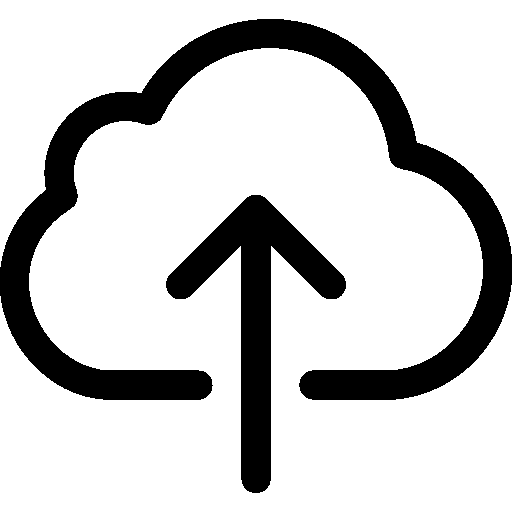
%> input picture Challenge/126477.png, 512 x 512 px
$ octave --eval "detectSIFTFeatures(imread('126477.png'));"   (GNU Octave 9; MATLAB toolbox functions it lacks are replaced by stand-ins)
%> lines starting %> are read from the running program, lines starting %| are printed output that depends on the picture
function detectSIFTFeatures(picture)
    row=256;
    colum=256;
    img=imresize(picture,[row,colum]);
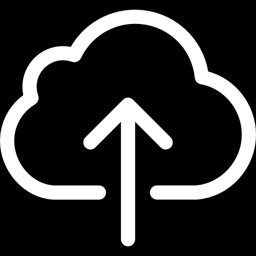
%> img: size 256x256 uint8; min 0, max 255, mean 48.7
    img=im2double(img);
%> img: size 256x256 double
    origin=img;
    % img=medfilt2(img);
    %% Scale-Space Extrema Detection
    tic
    % original sigma and the number of actave can be modified. the larger
    % sigma0, the more quickly-smooth images
    sigma0=sqrt(2);
    octave=3;%6*sigma*k^(octave*level)<=min(m,n)/(2^(octave-2))
    level=3;
    D=cell(1,octave);
    for i=1:octave
    D(i)=mat2cell(zeros(row*2^(2-i)+2,colum*2^(2-i)+2,level),row*2^(2-i)+2,colum*2^(2-i)+2,level);
    end
    % first image in first octave is created by interpolating the original one.
    temp_img=kron(img,ones(2));
    temp_img=padarray(temp_img,[1,1],'replicate');
    figure(2)
    subplot(2,2,1);
    imshow(origin)
    %create the DoG pyramid.
    for i=1:octave
        temp_D=D{i};
        for j=1:level
            scale=sigma0*sqrt(2)^(1/level)^((i-1)*level+j);
            p=(level)*(i-1);
            figure(1);
            subplot(octave,level,p+j);
            f=fspecial('gaussian',[1,floor(6*scale)],scale);
            L1=temp_img;
            if(i==1&&j==1)
            L2=conv2(temp_img,f,'same');
            L2=conv2(L2,f','same');
            temp_D(:,:,j)=L2-L1;
            imshow(uint8(255 * mat2gray(temp_D(:,:,j))));
            L1=L2;
            else
            L2=conv2(temp_img,f,'same');
            L2=conv2(L2,f','same');
            temp_D(:,:,j)=L2-L1;
            L1=L2;
            if(j==level)
                temp_img=L1(2:end-1,2:end-1);
            end
%             imshow(uint8(255 * mat2gray(temp_D(:,:,j))));
            end
        end
        D{i}=temp_D;
        temp_img=temp_img(1:2:end,1:2:end);
        temp_img=padarray(temp_img,[1,1],'both','replicate');
    end
%> this loop made 3 passes
%> pass 1, in detectSIFTFeatures, `for j=1:level scale=sigma0*sqrt(2)^(1/level)^((i-1)*level+j); p=(level..`:
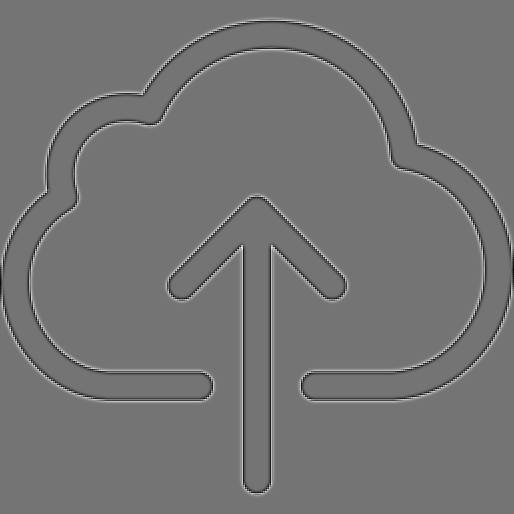
%> displayed picture: size 514x514, on the screen's scale of 0 to 255; min 0, max 255, mean 116
%> after the loop:
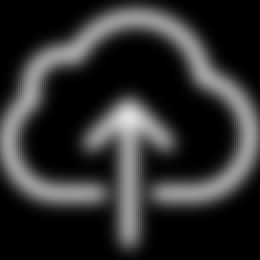
%> L2: size 130x130 double (shown 2 times larger); min 0, max 0.876, mean 0.182
%> after the loop:
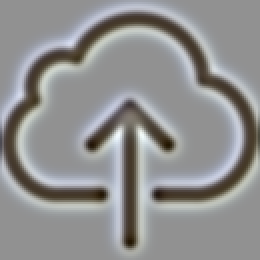
%> temp_D: size 130x130x3 double (shown 2 times larger); mean R, G, B -0.00239, -0.00287, -0.00354; drawn with min black and max white
%> after the loop, D = 3 items
    toc
    %% Keypoint Localistaion
    % search each pixel in the DoG map to find the extreme point
    tic
    interval=level-1;
    number=0;
    for i=2:octave+1
        number=number+(2^(i-octave)*colum)*(2*row)*interval;
    end
    extrema=zeros(1,4*number);
    flag=1;
    for i=1:octave
        [m,n,~]=size(D{i});
        m=m-2;
        n=n-2;
        volume=m*n/(4^(i-1));
        for k=2:interval
            for j=1:volume
                % starter=D{i}(x+1,y+1,k);
                x=ceil(j/n);
                y=mod(j-1,m)+1;
                sub=D{i}(x:x+2,y:y+2,k-1:k+1);
                large=max(max(max(sub)));
                little=min(min(min(sub)));
                if(large==D{i}(x+1,y+1,k))
                    temp=[i,k,j,1];
                    extrema(flag:(flag+3))=temp;
                    flag=flag+4;
                end
                if(little==D{i}(x+1,y+1,k))
                    temp=[i,k,j,-1];
                    extrema(flag:(flag+3))=temp;
                    flag=flag+4;
                end
            end
        end
    end
%> this loop made 3 passes
%> (m, n, volume) on passes 1 to 3: (512, 512, 262144), (256, 256, 16384), (128, 128, 1024)
%> after the loop, flag = 1610297; temp = [3 2 1024 -1]
    idx= extrema==0;
%> idx = 3670016 logical values, 2059720 true
    extrema(idx)=[];
    toc
    [m,n]=size(img);
%> m = 256; n = 256
    x=floor((extrema(3:4:end)-1)./(n./(2.^(extrema(1:4:end)-2))))+1;
    y=mod((extrema(3:4:end)-1),m./(2.^(extrema(1:4:end)-2)))+1;
    ry=y./2.^(octave-1-extrema(1:4:end));
    rx=x./2.^(octave-1-extrema(1:4:end));
    figure(2)
    subplot(2,2,2);
    imshow(origin)
    hold on
    plot(ry,rx,'r+');
    %% accurate keypoint localization
    %eliminate the point with low contrast or poorly localised on an edge
    % x:|,y:-- x is for vertial and y is for horizontal
    % value comes from the paper.
    tic
    threshold=0.1;
    r=10;
    extr_volume=length(extrema)/4;
%> extr_volume = 402574
    [m,n]=size(img);
    secondorder_x=conv2([-1,1;-1,1],[-1,1;-1,1]);
    secondorder_y=conv2([-1,-1;1,1],[-1,-1;1,1]);
    for i=1:octave
        for j=1:level
            test=D{i}(:,:,j);
            temp=-1./conv2(test,secondorder_y,'same').*conv2(test,[-1,-1;1,1],'same');
            D{i}(:,:,j)=temp.*conv2(test',[-1,-1;1,1],'same')*0.5+test;
        end
    end
    for i=1:extr_volume
        x=floor((extrema(4*(i-1)+3)-1)/(n/(2^(extrema(4*(i-1)+1)-2))))+1;
        y=mod((extrema(4*(i-1)+3)-1),m/(2^(extrema(4*(i-1)+1)-2)))+1;
        rx=x+1;
        ry=y+1;
        rz=extrema(4*(i-1)+2);
        z=D{extrema(4*(i-1)+1)}(rx,ry,rz);
        if(abs(z)<threshold)
            extrema(4*(i-1)+4)=0;
        end
    end
    idx=find(extrema==0);
    idx=[idx,idx-1,idx-2,idx-3];
    extrema(idx)=[];
    extr_volume=length(extrema)/4;
    x=floor((extrema(3:4:end)-1)./(n./(2.^(extrema(1:4:end)-2))))+1;
    y=mod((extrema(3:4:end)-1),m./(2.^(extrema(1:4:end)-2)))+1;
    ry=y./2.^(octave-1-extrema(1:4:end));
    rx=x./2.^(octave-1-extrema(1:4:end));
    figure(2)
    subplot(2,2,3);
    imshow(origin)
    hold on
    plot(ry,rx,'g+');
    for i=1:extr_volume
        x=floor((extrema(4*(i-1)+3)-1)/(n/(2^(extrema(4*(i-1)+1)-2))))+1;
        y=mod((extrema(4*(i-1)+3)-1),m/(2^(extrema(4*(i-1)+1)-2)))+1;
        rx=x+1;
        ry=y+1;
        rz=extrema(4*(i-1)+2);
            Dxx=D{extrema(4*(i-1)+1)}(rx-1,ry,rz)+D{extrema(4*(i-1)+1)}(rx+1,ry,rz)-2*D{extrema(4*(i-1)+1)}(rx,ry,rz);
            Dyy=D{extrema(4*(i-1)+1)}(rx,ry-1,rz)+D{extrema(4*(i-1)+1)}(rx,ry+1,rz)-2*D{extrema(4*(i-1)+1)}(rx,ry,rz);
            Dxy=D{extrema(4*(i-1)+1)}(rx-1,ry-1,rz)+D{extrema(4*(i-1)+1)}(rx+1,ry+1,rz)-D{extrema(4*(i-1)+1)}(rx-1,ry+1,rz)-D{extrema(4*(i-1)+1)}(rx+1,ry-1,rz);
            deter=Dxx*Dyy-Dxy*Dxy;
            R=(Dxx+Dyy)/deter;
            R_threshold=(r+1)^2/r;
            if(deter<0||R>R_threshold)
                extrema(4*(i-1)+4)=0;
            end

    end
    idx=find(extrema==0);
    idx=[idx,idx-1,idx-2,idx-3];
    extrema(idx)=[];
    extr_volume=length(extrema)/4;
    x=floor((extrema(3:4:end)-1)./(n./(2.^(extrema(1:4:end)-2))))+1;
    y=mod((extrema(3:4:end)-1),m./(2.^(extrema(1:4:end)-2)))+1;
    ry=y./2.^(octave-1-extrema(1:4:end));
    rx=x./2.^(octave-1-extrema(1:4:end));
    figure(2)
    subplot(2,2,4);
    imshow(origin)
    hold on
    plot(ry,rx,'b+');
    toc
    %% Orientation Assignment(Multiple orientations assignment)
    tic
    kpori=zeros(1,36*extr_volume);
    minor=zeros(1,36*extr_volume);
    f=1;
    flag=1;
    for i=1:extr_volume
        %search in the certain scale
        scale=sigma0*sqrt(2)^(1/level)^((extrema(4*(i-1)+1)-1)*level+(extrema(4*(i-1)+2)));
        width=2*round(3*1.5*scale);
        count=1;
        x=floor((extrema(4*(i-1)+3)-1)/(n/(2^(extrema(4*(i-1)+1)-2))))+1;
        y=mod((extrema(4*(i-1)+3)-1),m/(2^(extrema(4*(i-1)+1)-2)))+1;
        %make sure the point in the searchable area
        if(x>(width/2)&&y>(width/2)&&x<(m/2^(extrema(4*(i-1)+1)-2)-width/2-2)&&y<(n/2^(extrema(4*(i-1)+1)-2)-width/2-2))
            rx=x+1;
            ry=y+1;
            rz=extrema(4*(i-1)+2);
            reg_volume=width*width;%3? thereom
            % make weight matrix
            weight=fspecial('gaussian',width,1.5*scale);
            %calculate region pixels' magnitude and region orientation
            reg_mag=zeros(1,count);
            reg_theta=zeros(1,count);
        for l=(rx-width/2):(rx+width/2-1)
            for k=(ry-width/2):(ry+width/2-1)
                reg_mag(count)=sqrt((D{extrema(4*(i-1)+1)}(l+1,k,rz)-D{extrema(4*(i-1)+1)}(l-1,k,rz))^2+(D{extrema(4*(i-1)+1)}(l,k+1,rz)-D{extrema(4*(i-1)+1)}(l,k-1,rz))^2);
                reg_theta(count)=atan2((D{extrema(4*(i-1)+1)}(l,k+1,rz)-D{extrema(4*(i-1)+1)}(l,k-1,rz)),(D{extrema(4*(i-1)+1)}(l+1,k,rz)-D{extrema(4*(i-1)+1)}(l-1,k,rz)))*(180/pi);
                count=count+1;
            end
        end
        %make histogram
        mag_counts=zeros(1,36);
        for x=0:10:359
            mag_count=0;
           for j=1:reg_volume
               c1=-180+x;
               c2=-171+x;
               if(c1<0||c2<0)
               if(abs(reg_theta(j))<abs(c1)&&abs(reg_theta(j))>=abs(c2))
                   mag_count=mag_count+reg_mag(j)*weight(ceil(j/width),mod(j-1,width)+1);
               end
               else
                   if(abs(reg_theta(j)>abs(c1)&&abs(reg_theta(j)<=abs(c2))))
                       mag_count=mag_count+reg_mag(j)*weight(ceil(j/width),mod(j-1,width)+1);
                   end
               end
           end
              mag_counts(x/10+1)=mag_count;
        end
        % find the max histogram bar and the ones higher than 80% max
        [maxvm,~]=max(mag_counts);
         kori=find(mag_counts>=(0.8*maxvm));
         kori=(kori*10+(kori-1)*10)./2-180;
         kpori(f:(f+length(kori)-1))=kori;
         f=f+length(kori);
         temp_extrema=[extrema(4*(i-1)+1),extrema(4*(i-1)+2),extrema(4*(i-1)+3),extrema(4*(i-1)+4)];
         temp_extrema=padarray(temp_extrema,[0,length(temp_extrema)*(length(kori)-1)],'post','circular');
         long=length(temp_extrema);
         minor(flag:flag+long-1)=temp_extrema;
         flag=flag+long;
        end
    end
    idx= minor==0;
    minor(idx)=[];
    extrema=minor;
    % delete unsearchable points and add minor orientation points
    idx= kpori==0;
    kpori(idx)=[];
    extr_volume=length(extrema)/4;
    toc
    %% keypoint descriptor
    tic
    d=4;% In David G. Lowe experiment,divide the area into 4*4.
    pixel=4;
    feature=zeros(d*d*8,extr_volume);
    for i=1:extr_volume
        descriptor=zeros(1,d*d*8);% feature dimension is 128=4*4*8;
        width=d*pixel;
        %x,y centeral point and prepare for location rotation
        x=floor((extrema(4*(i-1)+3)-1)/(n/(2^(extrema(4*(i-1)+1)-2))))+1;
        y=mod((extrema(4*(i-1)+3)-1),m/(2^(extrema(4*(i-1)+1)-2)))+1;
        z=extrema(4*(i-1)+2);
            if((m/2^(extrema(4*(i-1)+1)-2)-pixel*d*sqrt(2)/2)>x&&x>(pixel*d/2*sqrt(2))&&(n/2^(extrema(4*(i-1)+1)-2)-pixel*d/2*sqrt(2))>y&&y>(pixel*d/2*sqrt(2)))
            sub_x=(x-d*pixel/2+1):(x+d*pixel/2);
            sub_y=(y-d*pixel/2+1):(y+d*pixel/2);
            sub=zeros(2,length(sub_x)*length(sub_y));
            j=1;
            for p=1:length(sub_x)
                for q=1:length(sub_y)
                    sub(:,j)=[sub_x(p)-x;sub_y(q)-y];
                    j=j+1;
                end
            end
            distort=[cos(pi*kpori(i)/180),-sin(pi*kpori(i)/180);sin(pi*kpori(i)/180),cos(pi*kpori(i)/180)];
        %accordinate after distort
            sub_dis=distort*sub;
            fix_sub=ceil(sub_dis);
            fix_sub=[fix_sub(1,:)+x;fix_sub(2,:)+y];
            patch=zeros(1,width*width);
            for p=1:length(fix_sub)
            patch(p)=D{extrema(4*(i-1)+1)}(fix_sub(1,p),fix_sub(2,p),z);
            end
            temp_D=(reshape(patch,[width,width]))';
            %create weight matrix.
            mag_sub=temp_D;
            temp_D=padarray(temp_D,[1,1],'replicate','both');
            weight=fspecial('gaussian',width,width/1.5);
            mag_sub=weight.*mag_sub;
            theta_sub=atan((temp_D(2:end-1,3:1:end)-temp_D(2:end-1,1:1:end-2))./(temp_D(3:1:end,2:1:end-1)-temp_D(1:1:end-2,2:1:end-1)))*(180/pi);
            % create orientation histogram
            for area=1:d*d
            cover=pixel*pixel;
            ori=zeros(1,cover);
            magcounts=zeros(1,8);
            for angle=0:45:359
              magcount=0;
              for p=1:cover
                  x=(floor((p-1)/pixel)+1)+pixel*floor((area-1)/d);
                  y=mod(p-1,pixel)+1+pixel*(mod(area-1,d));
                  c1=-180+angle;
                  c2=-180+45+angle;
                  if(c1<0||c2<0)
                      if (abs(theta_sub(x,y))<abs(c1)&&abs(theta_sub(x,y))>=abs(c2))

                          ori(p)=(c1+c2)/2;
                          magcount=magcount+mag_sub(x,y);
                      end
                  else
                      if(abs(theta_sub(x,y))>abs(c1)&&abs(theta_sub(x,y))<=abs(c2))
                          ori(p)=(c1+c2)/2;
                          magcount=magcount+mag_sub(x,y);
                      end
                  end
              end
              magcounts(angle/45+1)=magcount;
            end
            descriptor((area-1)*8+1:area*8)=magcounts;
            end
            descriptor=normr(descriptor);
            % cap 0.2
            for j=1:numel(descriptor)
                if(abs(descriptor(j))>0.2)
                descriptor(j)=0.2;
                end
            end
            descriptor=normr(descriptor);
            else
                continue;
            end
            feature(:,i)=descriptor';
    end
    index=find(sum(feature));
    feature=feature(:,index);
    toc
end
%> (the run ends here)
